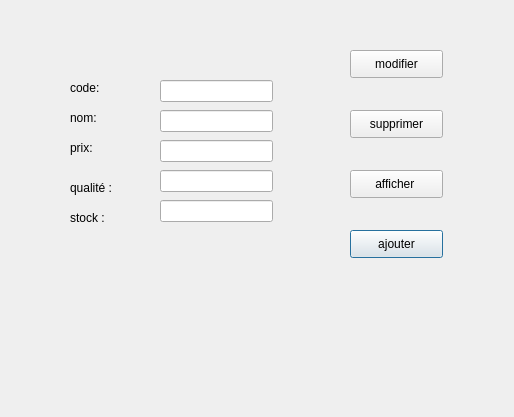
<?xml version="1.0" encoding="UTF-8"?>
<ui version="4.0">
 <class>Dialog</class>
 <widget class="QDialog" name="Dialog">
  <property name="geometry">
   <rect>
    <x>0</x>
    <y>0</y>
    <width>514</width>
    <height>417</height>
   </rect>
  </property>
  <property name="windowTitle">
   <string>Dialog</string>
  </property>
  <widget class="QLabel" name="label">
   <property name="geometry">
    <rect>
     <x>70</x>
     <y>80</y>
     <width>56</width>
     <height>16</height>
    </rect>
   </property>
   <property name="text">
    <string>code:</string>
   </property>
  </widget>
  <widget class="QLabel" name="label_2">
   <property name="geometry">
    <rect>
     <x>70</x>
     <y>110</y>
     <width>56</width>
     <height>16</height>
    </rect>
   </property>
   <property name="text">
    <string>nom:</string>
   </property>
  </widget>
  <widget class="QLabel" name="label_3">
   <property name="geometry">
    <rect>
     <x>70</x>
     <y>140</y>
     <width>56</width>
     <height>16</height>
    </rect>
   </property>
   <property name="text">
    <string>prix:</string>
   </property>
  </widget>
  <widget class="QLabel" name="label_4">
   <property name="geometry">
    <rect>
     <x>70</x>
     <y>180</y>
     <width>56</width>
     <height>16</height>
    </rect>
   </property>
   <property name="text">
    <string>qualité :</string>
   </property>
  </widget>
  <widget class="QLabel" name="label_5">
   <property name="geometry">
    <rect>
     <x>70</x>
     <y>210</y>
     <width>56</width>
     <height>16</height>
    </rect>
   </property>
   <property name="text">
    <string>stock :</string>
   </property>
  </widget>
  <widget class="QLineEdit" name="lineEdit">
   <property name="geometry">
    <rect>
     <x>160</x>
     <y>80</y>
     <width>113</width>
     <height>22</height>
    </rect>
   </property>
  </widget>
  <widget class="QLineEdit" name="lineEdit_2">
   <property name="geometry">
    <rect>
     <x>160</x>
     <y>110</y>
     <width>113</width>
     <height>22</height>
    </rect>
   </property>
  </widget>
  <widget class="QLineEdit" name="lineEdit_3">
   <property name="geometry">
    <rect>
     <x>160</x>
     <y>140</y>
     <width>113</width>
     <height>22</height>
    </rect>
   </property>
  </widget>
  <widget class="QLineEdit" name="lineEdit_4">
   <property name="geometry">
    <rect>
     <x>160</x>
     <y>170</y>
     <width>113</width>
     <height>22</height>
    </rect>
   </property>
  </widget>
  <widget class="QLineEdit" name="lineEdit_5">
   <property name="geometry">
    <rect>
     <x>160</x>
     <y>200</y>
     <width>113</width>
     <height>22</height>
    </rect>
   </property>
  </widget>
  <widget class="QPushButton" name="pushButton">
   <property name="geometry">
    <rect>
     <x>350</x>
     <y>230</y>
     <width>93</width>
     <height>28</height>
    </rect>
   </property>
   <property name="text">
    <string>ajouter</string>
   </property>
  </widget>
  <widget class="QPushButton" name="pushButton_2">
   <property name="geometry">
    <rect>
     <x>350</x>
     <y>170</y>
     <width>93</width>
     <height>28</height>
    </rect>
   </property>
   <property name="text">
    <string>afficher </string>
   </property>
  </widget>
  <widget class="QPushButton" name="pushButton_3">
   <property name="geometry">
    <rect>
     <x>350</x>
     <y>110</y>
     <width>93</width>
     <height>28</height>
    </rect>
   </property>
   <property name="text">
    <string>supprimer</string>
   </property>
  </widget>
  <widget class="QPushButton" name="pushButton_4">
   <property name="geometry">
    <rect>
     <x>350</x>
     <y>50</y>
     <width>93</width>
     <height>28</height>
    </rect>
   </property>
   <property name="text">
    <string>modifier</string>
   </property>
  </widget>
  <widget class="QLabel" name="label_6">
   <property name="geometry">
    <rect>
     <x>40</x>
     <y>60</y>
     <width>521</width>
     <height>471</height>
    </rect>
   </property>
   <property name="text">
    <string/>
   </property>
   <property name="pixmap">
    <pixmap>../../../Downloads/246926994_587057979173736_3602103953791256294_n.png</pixmap>
   </property>
  </widget>
  <zorder>label_6</zorder>
  <zorder>label</zorder>
  <zorder>label_2</zorder>
  <zorder>label_3</zorder>
  <zorder>label_4</zorder>
  <zorder>label_5</zorder>
  <zorder>lineEdit</zorder>
  <zorder>lineEdit_2</zorder>
  <zorder>lineEdit_3</zorder>
  <zorder>lineEdit_4</zorder>
  <zorder>lineEdit_5</zorder>
  <zorder>pushButton</zorder>
  <zorder>pushButton_2</zorder>
  <zorder>pushButton_3</zorder>
  <zorder>pushButton_4</zorder>
 </widget>
 <resources/>
 <connections/>
</ui>
